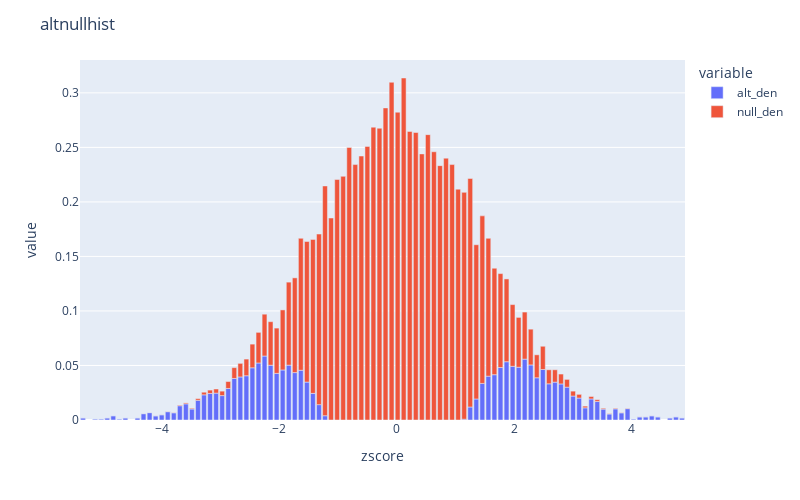

Write notebook code for a chart like this one.
### Code cell
def altnullhist(scores, lfdr, nbins=100, title_text="altnullhist", score_name="pvalue", alt_ontopof_null=True):
    min_score, max_score = min(scores), max(scores)
    score_bins = np.linspace(min_score, max_score, nbins)
    bin_cnt = np.zeros(nbins)
    sumlfdr = np.zeros(nbins)
    for i, score in enumerate(scores):
        bin_idx = nbins-1 if score == max_score else int((score - min_score) / (max_score - min_score) * nbins)
        bin_cnt[bin_idx] += 1
        sumlfdr[bin_idx] += lfdr[i]
        
    
    avlfdr = sumlfdr / bin_cnt
    full_den = bin_cnt / (np.sum(bin_cnt) * (max_score - min_score) / nbins)
    null_den = avlfdr * full_den
    alt_den = full_den - null_den

    df = pd.DataFrame({
        score_name: score_bins,
        "null_den": null_den,
        "alt_den": alt_den,
    })
    
    if alt_ontopof_null:
        fig = px.bar(df, x=score_name, y=["alt_den", "null_den"])
        fig.update_layout(title_text=title_text, width=800, height=500)
        fig.show()
    else:        
        fig = px.bar(df, x=score_name, y=["null_den", "alt_den"])
        fig.update_layout(title_text=title_text, width=800, height=500)
        fig.show()

altnullhist(zscores, loc_fdr, score_name="zscore")
